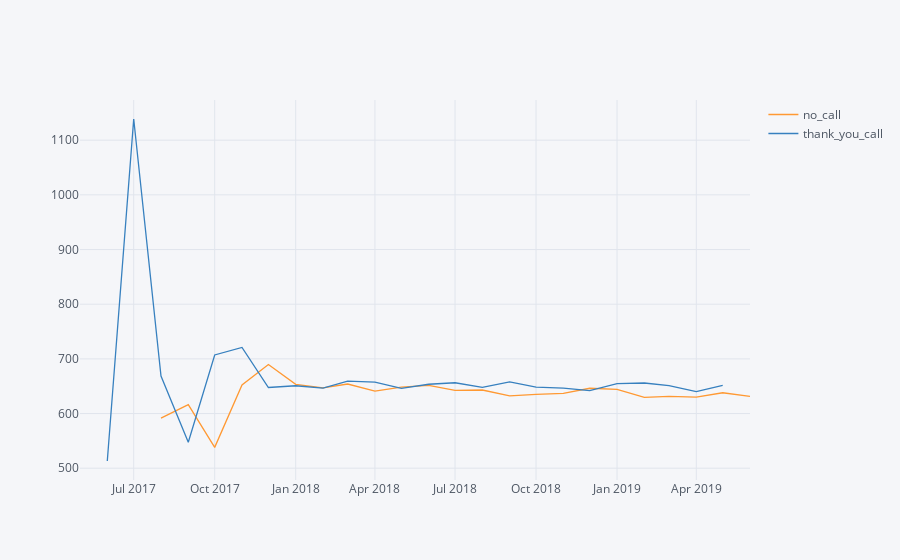

Notebook code for this chart:
### Code cell
monthlyAvgGMVperBooking = df.pivot_table(values='Average_GMV_per_Booking',index='MONTH',columns='THANK_YOU_STATUS',aggfunc='mean')
monthlyAvgGMVperBooking.iplot()

### Figure 1 — Plotly figure (JSON) as saved in the notebook; plotly's stock layout.template omitted (floating-point values rounded to 4 significant figures)
{"data": [{"line": {"color": "rgba(255, 153, 51, 1.0)", "dash": "solid", "shape": "linear", "width": 1.3}, "mode": "lines", "name": "no_call", "text": "", "type": "scatter", "uid": "8e7bdfc5-e3dc-40ab-8d7d-cd164ac278d1", "x": ["2017-05-01", "2017-06-01", "2017-07-01", "2017-08-01", "2017-09-01", "2017-10-01", "2017-11-01", "2017-12-01", "2018-01-01", "2018-02-01", "2018-03-01", "2018-04-01", "2018-05-01", "2018-06-01", "2018-07-01", "2018-08-01", "2018-09-01", "2018-10-01", "2018-11-01", "2018-12-01", "2019-01-01", "2019-02-01", "2019-03-01", "2019-04-01", "2019-05-01", "2019-06-01"], "y": ["", 1014.0, "", 591.7, 616.3, 538.1, 652.1, 689.6, 653.3, 646.9, 654.0, 641.0, 648.5, 651.5, 642.2, 643.1, 632.3, 634.9, 637.0, 646.2, 644.1, 629.5, 631.5, 630.1, 638.0, 631.5]}, {"line": {"color": "rgba(55, 128, 191, 1.0)", "dash": "solid", "shape": "linear", "width": 1.3}, "mode": "lines", "name": "thank_you_call", "text": "", "type": "scatter", "uid": "b5fb01da-21be-4908-b8da-f3f580e8c2da", "x": ["2017-05-01", "2017-06-01", "2017-07-01", "2017-08-01", "2017-09-01", "2017-10-01", "2017-11-01", "2017-12-01", "2018-01-01", "2018-02-01", "2018-03-01", "2018-04-01", "2018-05-01", "2018-06-01", "2018-07-01", "2018-08-01", "2018-09-01", "2018-10-01", "2018-11-01", "2018-12-01", "2019-01-01", "2019-02-01", "2019-03-01", "2019-04-01", "2019-05-01", "2019-06-01"], "y": ["", 513.2, 1139.0, 668.6, 547.5, 707.1, 720.9, 647.6, 650.8, 646.5, 659.3, 657.5, 645.9, 653.6, 656.3, 647.9, 657.8, 648.2, 646.5, 642.0, 654.8, 655.9, 650.9, 640.1, 651.4, ""]}], "layout": {"legend": {"bgcolor": "#F5F6F9", "font": {"color": "#4D5663"}}, "paper_bgcolor": "#F5F6F9", "plot_bgcolor": "#F5F6F9", "title": {"font": {"color": "#4D5663"}}, "xaxis": {"gridcolor": "#E1E5ED", "showgrid": true, "tickfont": {"color": "#4D5663"}, "title": {"font": {"color": "#4D5663"}, "text": ""}, "zerolinecolor": "#E1E5ED"}, "yaxis": {"gridcolor": "#E1E5ED", "showgrid": true, "tickfont": {"color": "#4D5663"}, "title": {"font": {"color": "#4D5663"}, "text": ""}, "zerolinecolor": "#E1E5ED"}}}
